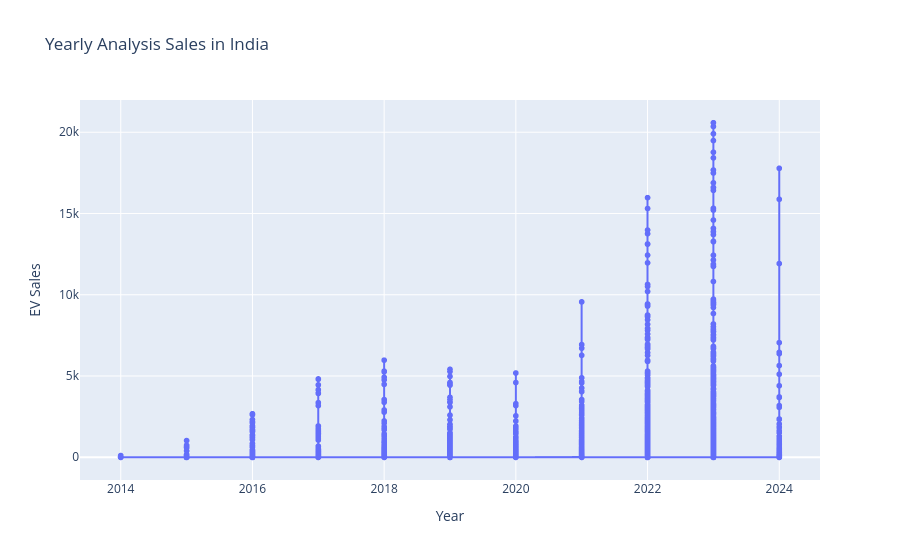

Here is the notebook cell this chart was saved with:
### Code cell
import plotly.express as px

fig = px.line(df, x='Year', y='EV_Sales_Quantity', 
              title='Yearly Analysis Sales in India',
              markers=True,
              labels={'Year': 'Year', 'EV_Sales_Quantity': 'EV Sales'},
              line_shape='linear')

fig.show()

### Figure 1 — Plotly figure (JSON) as saved in the notebook; plotly's stock layout.template omitted (floating-point values rounded to 4 significant figures; data arrays with more than 128 entries replaced by an {"elided": "..."} marker saying what was removed)
{"data": [{"hovertemplate": "Year=%{x}<br>EV Sales=%{y}<extra></extra>", "legendgroup": "", "line": {"color": "#636efa", "dash": "solid", "shape": "linear"}, "marker": {"symbol": "circle"}, "mode": "lines+markers", "name": "", "showlegend": false, "type": "scattergl", "x": {"elided": "96845 int values"}, "xaxis": "x", "y": {"elided": "96845 int values"}, "yaxis": "y"}], "layout": {"legend": {"tracegroupgap": 0}, "title": {"text": "Yearly Analysis Sales in India"}, "xaxis": {"anchor": "y", "domain": [0, 1], "title": {"text": "Year"}}, "yaxis": {"anchor": "x", "domain": [0, 1], "title": {"text": "EV Sales"}}}}
